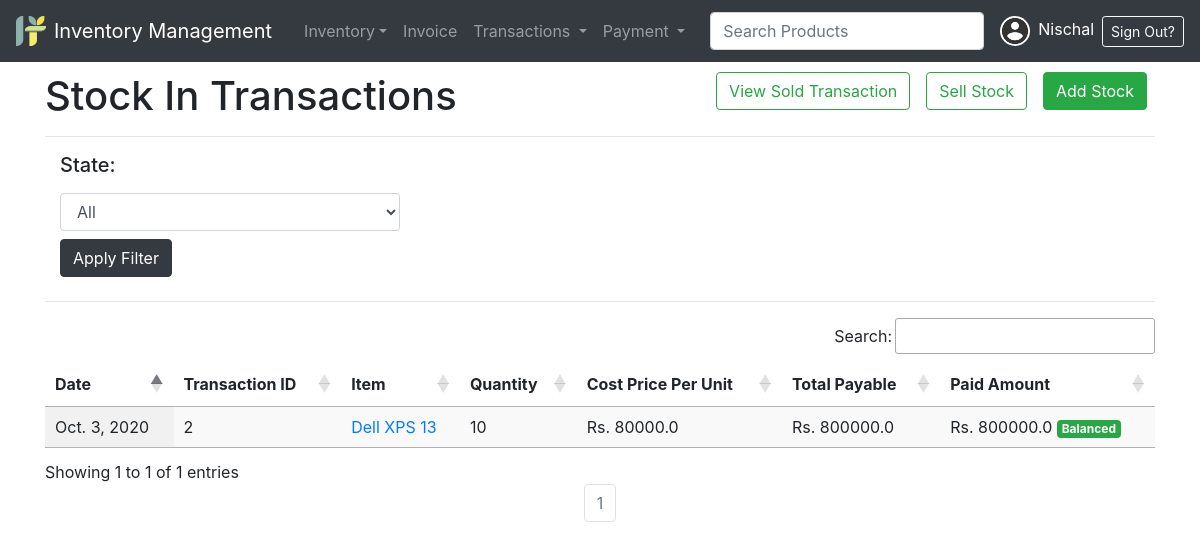
The page /inventory/transactions/debit/ (signed in) on the database as committed earlier.
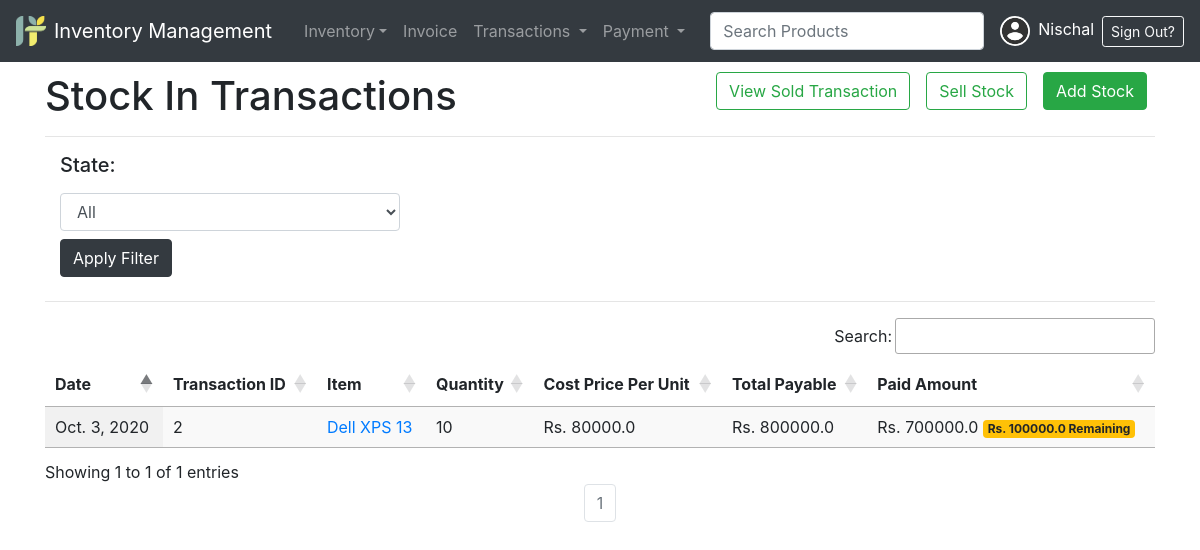
The same page on the database as committed later.
### inventory/models.py (models this page shows, shortened)
class Transaction(models.Model):
    class Types(models.TextChoices):
        STOCK_OUT = "STOCK OUT", "Stock Out"
        STOCK_IN = "STOCK IN", "Stock In"
    base_type = Types.STOCK_IN
    _type = models.CharField(
        _("Type"), max_length=50, choices=Types.choices, default=base_type
    )
    vendor_client = models.CharField(_("Vendor or Client"), max_length=240)
    item = models.ForeignKey("inventory.Item", verbose_name=_("Inventory Item"), on_delete=models.CASCADE)
    quantity = models.IntegerField(_("Quantity"), default=0)
    cost = models.FloatField(_("Cost Price Per Quantity Unit"), default=0)
    paid = models.FloatField(_("Paid Amount"), default = 0)
    remarks = models.TextField(_("Remarks on Deal"), null=True, blank=True)
    date = models.DateTimeField(_("Date of Transaction"), auto_now_add=True)
    balanced = models.BooleanField(_("Balanced"), editable = False)
    mobile_num_regex = RegexValidator(regex="^[0-9]{10,15}$", message="Entered mobile number isn't in a right format!")
    contact  = models.CharField(validators=[mobile_num_regex], max_length=13)
    class Meta:
        ordering = ['-date']
    @property
    def total_payable(self):
        return self.cost*self.quantity
    @property
    def remaining_payment(self):
        return self.total_payable - self.paid

class Item(models.Model):
    name = models.CharField(_("Product Name"),max_length = 240, unique = True)
    brand = models.CharField(_("Product Brand"), max_length = 50, null=True, blank=True)
    category = models.ForeignKey("inventory.Category", verbose_name=_("category"), on_delete=models.CASCADE, related_name='categories')
    description = models.TextField(_("Product Description"))
    image = models.ImageField(_("Product Image"), upload_to="product_images", height_field=None, width_field=None, max_length=None, null=True, blank=True)
    cost_price = models.FloatField(_("Latest Cost Price"), default=0)
    quantity = models.IntegerField(_("Available Quantity"), default=0)
    selling_price = models.FloatField(_("Current Selling Price"), default=0)
    about_seller = models.TextField(_("About Seller"))
    def __str__(self):
        return self.name
    class Meta:
        ordering = ['name']

### inventory/views.py (the view)
# urls.py: path("transactions/debit/", DebitTransactionListView.as_view(), name="debit-transactions"),
class DebitTransactionListView(LoginRequiredMixin, UserPassesTestMixin, ListView):
    model = DebitTransaction
    template_name = "inventory/dr_transactions.html"
    context_object_name = 'transactions'
    paginate_by=50
    def test_func(self):
        return self.request.user._type == 'ADMIN'
    def get_queryset(self):
        qs = super().get_queryset()
        sts = self.request.GET.get('state')
        if sts=='balanced':
            qs = qs.filter(balanced=True)
        elif sts=='unbalanced':
            qs = qs.filter(balanced=False)
        return qs

### inventory/models.py (called while the page is built)
    def get_queryset(self, *args, **kwargs):
        return super().get_queryset(*args, **kwargs).filter(_type=Transaction.Types.STOCK_IN)

### templates/inventory/dr_transactions.html (shortened to what this page needs)
{% extends 'partial/base.html' %}
{% block style %}
<link rel="stylesheet" type="text/css" href="https://cdn.datatables.net/1.10.22/css/jquery.dataTables.css">
{% endblock style %}
{% block content %}
<a href="{% url 'inventory:add-stock' %}" class="mx-2 btn btn-success" style="float:right;">Add Stock</a>
<a href="{% url 'inventory:sell-stock' %}" class="mx-2 btn btn-outline-success" style="float:right;">Sell Stock</a>
<a href="{% url 'inventory:credit-transactions' %}" class="mx-2 btn btn-outline-success" style="float:right;">View Sold Transaction</a>
<h1>Stock In Transactions</h1>
<hr>
<form action="" method="get">
    <div class="col-md-4">
      <label for="inputState"><h5>State:</h5></label>
      <select id="inputState" class="form-control" name='state'>
        <option selected>All</option>
      </select>
    <input type="submit" class='my-2 btn btn-dark' value='Apply Filter'>
    </div>
</form>
<hr>
<table id="table_id" class="display">
    <thead>
        <tr>
            <th>Date</th>
            <th>Transaction ID</th>
            <th>Item</th>
            <th>Quantity</th>
            <th>Cost Price Per Unit</th>
            <th>Total Payable</th>
            <th>Paid Amount</th>
        </tr>
    </thead>
    <tbody>
    {% for transaction in transactions %}
        <tr>
            <td>{{transaction.date|date}}</td>
            <td>{{transaction.id}}</td>
            <td><a href="{% url 'inventory:dr-transaction-update' transaction.id%}">{{transaction.item}}</a></td>
            <td>{{transaction.quantity}}</td>
            <td>Rs. {{transaction.cost}}</td>
            <td>Rs. {{transaction.total_payable}}</td>
            <td>
                Rs. {{transaction.paid}}
                {% if transaction.remaining_payment > 0 %}
                    <span class="badge badge-warning">Rs. {{ transaction.remaining_payment }} Remaining</span>
                {% elif transaction.remaining_payment < 0 %}
                    <span class="badge badge-danger">Rs. {{ transaction.remaining_payment }} Overpaid</span>
                {% else %}
                    <span class="badge badge-success">Balanced</span>
                {% endif %}
            </td>
        </tr>
    {% endfor %}
    </tbody>
</table>
{% include "partial/pagination.html" %}
{% endblock content %}

Rows that differ between the two databases and show on the page:
changed Transaction "Dell XPS 13": paid "800000.0" → "700000.0"; remaining_payment (not shown) → "100000.0"; paid "Balanced" → "Rs. Remaining"
